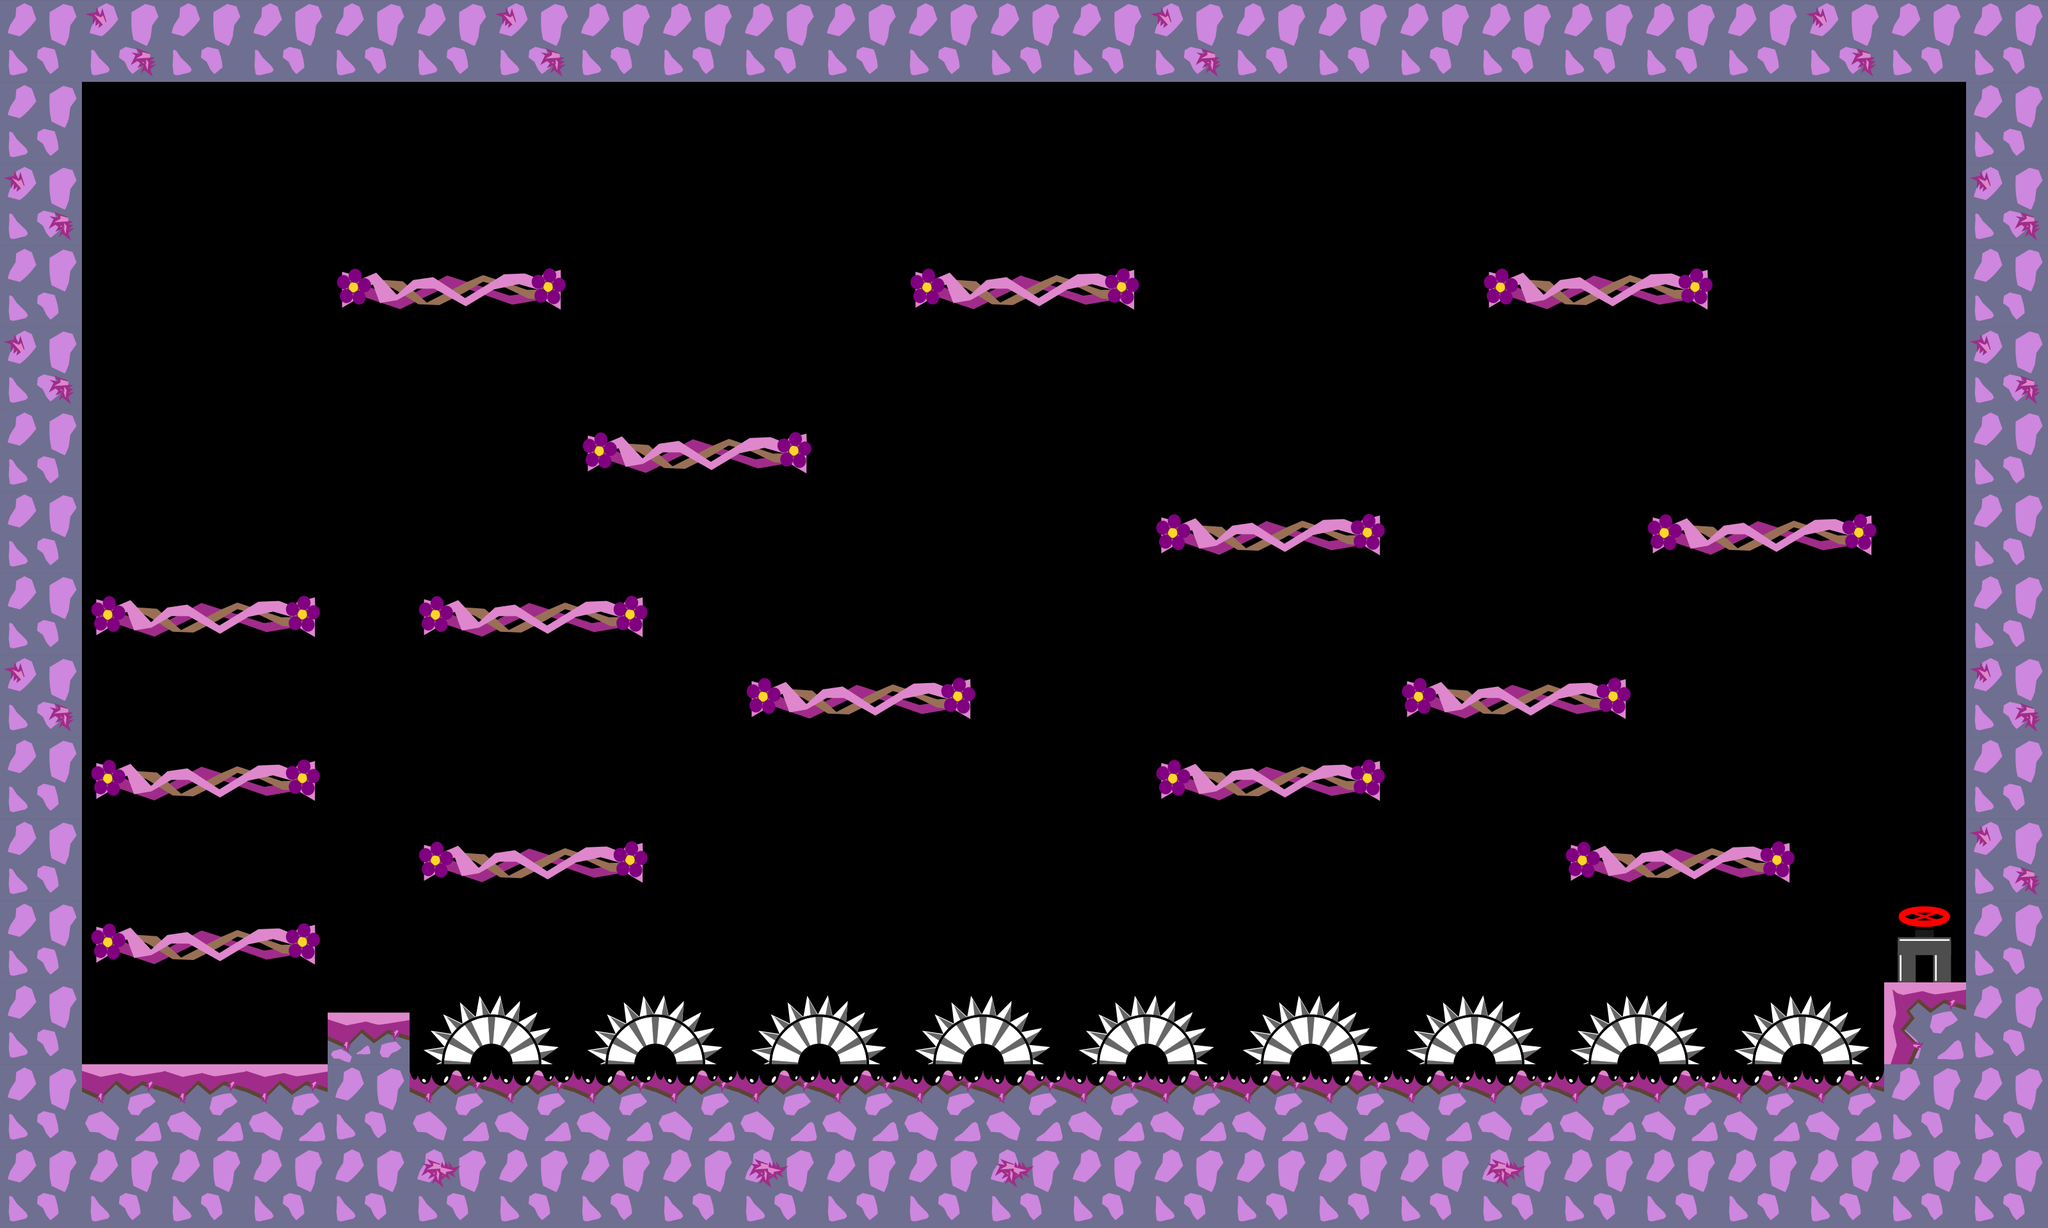

Tiled map render using the project's own tile images. Description and the map definition, with tile-layer contents summarised, below:
An orthogonal 25x15 tile map with 128x128 px tiles, 2 tile layers (graphics, oil), 4 tilesets and 38 objects.

<map version="1.0" tiledversion="1.1.1" orientation="orthogonal" renderorder="right-down" width="25" height="15" tilewidth="128" tileheight="128" infinite="0" nextobjectid="204">
 <tileset firstgid="1" source="tiles_128x128.tsx" />
 <tileset firstgid="37" source="tiles_oil_128x128.tsx" />
 <tileset firstgid="77" source="tiles_128x128_vines.tsx" />
 <tileset firstgid="89" source="tiles_128x128_purple.tsx" />
 <layer name="graphics" width="25" height="15">
  <data>[375 cells, 165 non-empty, 12 distinct tile ids]</data>
 </layer>
 <layer name="oil" width="25" height="15">
  <data>[375 cells, 18 non-empty, 1 distinct tile ids]</data>
 </layer>
 <objectgroup name="blocks">
  <object id="2" x="3072" y="4" width="112" height="1696" />
  <object id="3" x="64" y="52" width="64" height="1684" />
  <object id="4" x="8" y="4" width="3172" height="120" />
  <object id="127" x="8" y="1664" width="3196" height="248.002" />
  <object id="203" x="511.667" y="1583.33" width="128" height="82" />
 </objectgroup>
 <objectgroup name="switch" />
 <objectgroup name="levelEndBlock" />
 <objectgroup name="slope" />
 <objectgroup name="passBlock">
  <object id="104" x="152.289" y="1199.92" width="328.364" height="46" />
  <object id="182" x="152.289" y="943.317" width="328.364" height="46" />
  <object id="183" x="535.289" y="429.317" width="328.364" height="46" />
  <object id="184" x="917.289" y="690.317" width="328.364" height="46" />
  <object id="185" x="665.289" y="1327.32" width="328.364" height="46" />
  <object id="186" x="1182.29" y="1072.32" width="328.364" height="46" />
  <object id="187" x="1432.29" y="431.317" width="328.364" height="46" />
  <object id="188" x="1813.29" y="814.317" width="328.364" height="46" />
  <object id="189" x="1815.29" y="1198.32" width="328.364" height="46" />
  <object id="190" x="2197.29" y="1070.32" width="328.364" height="46" />
  <object id="191" x="2326.29" y="429.317" width="328.364" height="46" />
  <object id="192" x="2585.29" y="817.317" width="328.364" height="46" />
  <object id="193" x="2455.29" y="1327.32" width="328.364" height="46" />
  <object id="194" x="144.289" y="1456.32" width="328.364" height="46" />
  <object id="195" x="673.289" y="943.317" width="328.364" height="46" />
 </objectgroup>
 <objectgroup name="flowers">
  <object id="74" x="278.97" y="694.853" width="69.697" height="69.697">
   <ellipse />
  </object>
  <object id="76" x="275.212" y="274.005" width="69.697" height="69.697">
   <ellipse />
  </object>
  <object id="80" x="2442.19" y="263.459" width="69.697" height="69.697">
   <ellipse />
  </object>
  <object id="83" x="804.489" y="768.671" width="69.697" height="69.697">
   <ellipse />
  </object>
  <object id="112" x="1299.22" y="900.55" width="69.697" height="69.697">
   <ellipse />
  </object>
  <object id="114" x="1944.43" y="1072.67" width="69.697" height="69.697">
   <ellipse />
  </object>
  <object id="141" x="2716.76" y="696.006" width="69.697" height="69.697">
   <ellipse />
  </object>
  <object id="143" x="269.245" y="1073.73" width="69.697" height="69.697">
   <ellipse />
  </object>
  <object id="144" x="1953.58" y="637.219" width="69.697" height="69.697">
   <ellipse />
  </object>
  <object id="196" x="1048.49" y="512.671" width="69.697" height="69.697">
   <ellipse />
  </object>
  <object id="197" x="1546.49" y="268.671" width="69.697" height="69.697">
   <ellipse />
  </object>
  <object id="198" x="1556.49" y="634.671" width="69.697" height="69.697">
   <ellipse />
  </object>
  <object id="199" x="778.489" y="1176.67" width="69.697" height="69.697">
   <ellipse />
  </object>
  <object id="200" x="2310.43" y="900.67" width="69.697" height="69.697">
   <ellipse />
  </object>
  <object id="201" x="2898.76" y="298.006" width="69.697" height="69.697">
   <ellipse />
  </object>
  <object id="202" x="2584.43" y="1148.67" width="69.697" height="69.697">
   <ellipse />
  </object>
 </objectgroup>
 <objectgroup name="end">
  <object id="44" x="2961.67" y="1425.82" width="93" height="95">
   <ellipse />
  </object>
 </objectgroup>
 <objectgroup name="pushBlocks" />
 <objectgroup name="damage">
  <object id="181" x="674" y="1562.67" width="2241.33" height="66.6667" />
 </objectgroup>
 <objectgroup name="warp_a" />
 <objectgroup name="warp_b" />
</map>
